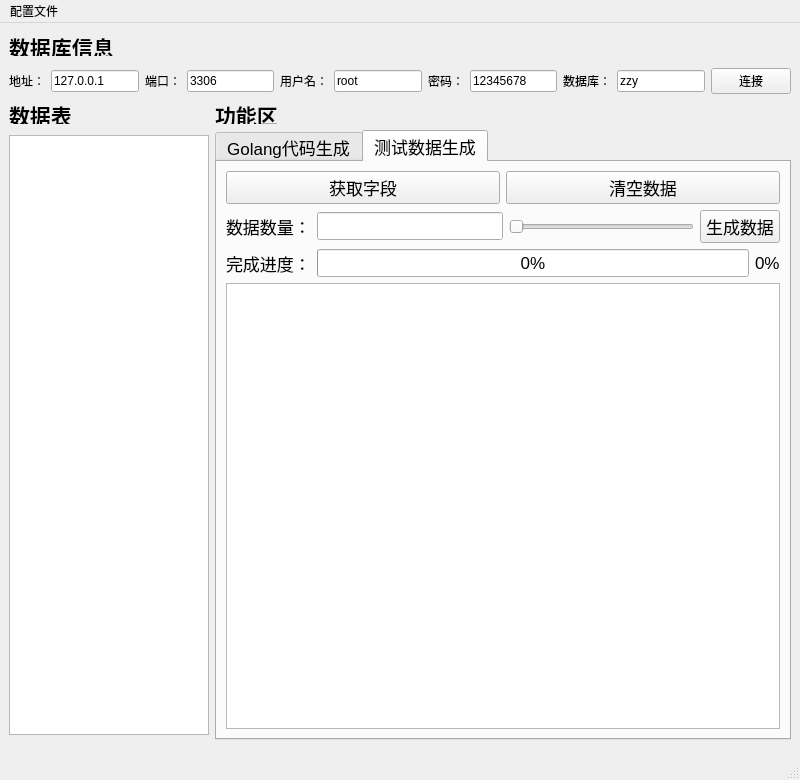
<?xml version="1.0" encoding="UTF-8"?>
<ui version="4.0">
 <class>MainWindow</class>
 <widget class="QMainWindow" name="MainWindow">
  <property name="sizePolicy">
   <sizepolicy hsizetype="Fixed" vsizetype="Fixed">
    <horstretch>0</horstretch>
    <verstretch>0</verstretch>
   </sizepolicy>
  </property>
  <property name="minimumSize">
   <size>
    <width>800</width>
    <height>780</height>
   </size>
  </property>
  <property name="maximumSize">
   <size>
    <width>800</width>
    <height>780</height>
   </size>
  </property>
  <property name="windowTitle">
   <string>MySQL数据调试工具</string>
  </property>
  <widget class="QWidget" name="centralwidget">
   <layout class="QGridLayout" name="gridLayout_2">
    <item row="0" column="0">
     <widget class="QLabel" name="label">
      <property name="maximumSize">
       <size>
        <width>16777215</width>
        <height>18</height>
       </size>
      </property>
      <property name="font">
       <font>
        <pointsize>16</pointsize>
        <bold>true</bold>
       </font>
      </property>
      <property name="text">
       <string>数据库信息</string>
      </property>
     </widget>
    </item>
    <item row="1" column="0">
     <layout class="QHBoxLayout" name="horizontalLayout_2">
      <item>
       <widget class="QLabel" name="label_2">
        <property name="text">
         <string>地址：</string>
        </property>
       </widget>
      </item>
      <item>
       <widget class="QLineEdit" name="lineEdit_host">
        <property name="text">
         <string>127.0.0.1</string>
        </property>
       </widget>
      </item>
      <item>
       <widget class="QLabel" name="label_6">
        <property name="text">
         <string>端口：</string>
        </property>
       </widget>
      </item>
      <item>
       <widget class="QLineEdit" name="lineEdit_port">
        <property name="text">
         <string>3306</string>
        </property>
       </widget>
      </item>
      <item>
       <widget class="QLabel" name="label_3">
        <property name="text">
         <string>用户名：</string>
        </property>
       </widget>
      </item>
      <item>
       <widget class="QLineEdit" name="lineEdit_username">
        <property name="text">
         <string>root</string>
        </property>
       </widget>
      </item>
      <item>
       <widget class="QLabel" name="label_4">
        <property name="text">
         <string>密码：</string>
        </property>
       </widget>
      </item>
      <item>
       <widget class="QLineEdit" name="lineEdit_password">
        <property name="text">
         <string>12345678</string>
        </property>
       </widget>
      </item>
      <item>
       <widget class="QLabel" name="label_5">
        <property name="text">
         <string>数据库：</string>
        </property>
       </widget>
      </item>
      <item>
       <widget class="QLineEdit" name="lineEdit_database">
        <property name="text">
         <string>zzy</string>
        </property>
       </widget>
      </item>
      <item>
       <widget class="QPushButton" name="pushButton">
        <property name="text">
         <string>连接</string>
        </property>
       </widget>
      </item>
     </layout>
    </item>
    <item row="2" column="0">
     <layout class="QGridLayout" name="gridLayout">
      <item row="1" column="0">
       <widget class="QListWidget" name="listWidget">
        <property name="enabled">
         <bool>true</bool>
        </property>
        <property name="minimumSize">
         <size>
          <width>200</width>
          <height>600</height>
         </size>
        </property>
        <property name="maximumSize">
         <size>
          <width>100</width>
          <height>600</height>
         </size>
        </property>
       </widget>
      </item>
      <item row="0" column="1">
       <widget class="QLabel" name="label_9">
        <property name="maximumSize">
         <size>
          <width>16777215</width>
          <height>18</height>
         </size>
        </property>
        <property name="font">
         <font>
          <pointsize>16</pointsize>
          <bold>true</bold>
         </font>
        </property>
        <property name="text">
         <string>功能区</string>
        </property>
       </widget>
      </item>
      <item row="0" column="0">
       <widget class="QLabel" name="label_8">
        <property name="maximumSize">
         <size>
          <width>16777215</width>
          <height>18</height>
         </size>
        </property>
        <property name="font">
         <font>
          <pointsize>16</pointsize>
          <bold>true</bold>
         </font>
        </property>
        <property name="text">
         <string>数据表</string>
        </property>
       </widget>
      </item>
      <item row="1" column="1">
       <widget class="QTabWidget" name="tabWidget">
        <property name="enabled">
         <bool>true</bool>
        </property>
        <property name="sizePolicy">
         <sizepolicy hsizetype="Expanding" vsizetype="Expanding">
          <horstretch>18</horstretch>
          <verstretch>0</verstretch>
         </sizepolicy>
        </property>
        <property name="minimumSize">
         <size>
          <width>200</width>
          <height>600</height>
         </size>
        </property>
        <property name="maximumSize">
         <size>
          <width>16777215</width>
          <height>610</height>
         </size>
        </property>
        <property name="font">
         <font>
          <pointsize>13</pointsize>
         </font>
        </property>
        <property name="styleSheet">
         <string notr="true"/>
        </property>
        <property name="currentIndex">
         <number>1</number>
        </property>
        <widget class="QWidget" name="tab">
         <attribute name="title">
          <string>Golang代码生成</string>
         </attribute>
         <layout class="QGridLayout" name="gridLayout_3">
          <item row="1" column="0">
           <widget class="QTabWidget" name="tabWidget_2">
            <property name="minimumSize">
             <size>
              <width>503</width>
              <height>0</height>
             </size>
            </property>
            <property name="maximumSize">
             <size>
              <width>16777215</width>
              <height>16777215</height>
             </size>
            </property>
            <property name="currentIndex">
             <number>0</number>
            </property>
            <widget class="QWidget" name="tab_3">
             <attribute name="title">
              <string>数据库结构体</string>
             </attribute>
             <layout class="QVBoxLayout" name="verticalLayout_2">
              <item>
               <widget class="QTextEdit" name="textEdit_struct">
                <property name="sizePolicy">
                 <sizepolicy hsizetype="Expanding" vsizetype="Expanding">
                  <horstretch>0</horstretch>
                  <verstretch>0</verstretch>
                 </sizepolicy>
                </property>
                <property name="minimumSize">
                 <size>
                  <width>0</width>
                  <height>0</height>
                 </size>
                </property>
                <property name="maximumSize">
                 <size>
                  <width>16777215</width>
                  <height>16777215</height>
                 </size>
                </property>
               </widget>
              </item>
              <item>
               <widget class="QPushButton" name="pushButton_copy_struct">
                <property name="text">
                 <string>复制</string>
                </property>
               </widget>
              </item>
             </layout>
            </widget>
            <widget class="QWidget" name="tab_4">
             <attribute name="title">
              <string>数据库函数</string>
             </attribute>
             <layout class="QVBoxLayout" name="verticalLayout">
              <item>
               <widget class="QTextEdit" name="textEdit_func">
                <property name="minimumSize">
                 <size>
                  <width>0</width>
                  <height>0</height>
                 </size>
                </property>
               </widget>
              </item>
              <item>
               <widget class="QPushButton" name="pushButton_copy_func">
                <property name="text">
                 <string>复制</string>
                </property>
               </widget>
              </item>
             </layout>
            </widget>
           </widget>
          </item>
          <item row="0" column="0">
           <layout class="QHBoxLayout" name="horizontalLayout_3">
            <item>
             <widget class="QLabel" name="label_7">
              <property name="text">
               <string>数据库结构体</string>
              </property>
             </widget>
            </item>
            <item>
             <widget class="QPushButton" name="pushButton_struct">
              <property name="text">
               <string>生成</string>
              </property>
             </widget>
            </item>
            <item>
             <spacer name="horizontalSpacer">
              <property name="orientation">
               <enum>Qt::Horizontal</enum>
              </property>
              <property name="sizeHint" stdset="0">
               <size>
                <width>40</width>
                <height>20</height>
               </size>
              </property>
             </spacer>
            </item>
            <item>
             <widget class="QLabel" name="label_10">
              <property name="text">
               <string>数据库函数</string>
              </property>
             </widget>
            </item>
            <item>
             <widget class="QPushButton" name="pushButton_func">
              <property name="text">
               <string>生成</string>
              </property>
             </widget>
            </item>
           </layout>
          </item>
         </layout>
        </widget>
        <widget class="QWidget" name="tab_2">
         <attribute name="title">
          <string>测试数据生成</string>
         </attribute>
         <layout class="QGridLayout" name="gridLayout_4">
          <item row="0" column="0">
           <layout class="QVBoxLayout" name="verticalLayout_3">
            <item>
             <layout class="QHBoxLayout" name="horizontalLayout_4">
              <item>
               <widget class="QPushButton" name="pushButton_get_col">
                <property name="minimumSize">
                 <size>
                  <width>0</width>
                  <height>4</height>
                 </size>
                </property>
                <property name="text">
                 <string>获取字段</string>
                </property>
               </widget>
              </item>
              <item>
               <widget class="QPushButton" name="pushButton_del_data">
                <property name="text">
                 <string>清空数据</string>
                </property>
               </widget>
              </item>
             </layout>
            </item>
            <item>
             <layout class="QHBoxLayout" name="horizontalLayout_5">
              <item>
               <widget class="QLabel" name="label_11">
                <property name="text">
                 <string>数据数量：</string>
                </property>
               </widget>
              </item>
              <item>
               <widget class="QLineEdit" name="lineEdit_data_count"/>
              </item>
              <item>
               <widget class="QSlider" name="horizontalSlider">
                <property name="orientation">
                 <enum>Qt::Horizontal</enum>
                </property>
               </widget>
              </item>
              <item>
               <widget class="QPushButton" name="pushButton_generate_data">
                <property name="text">
                 <string>生成数据</string>
                </property>
               </widget>
              </item>
             </layout>
            </item>
            <item>
             <layout class="QHBoxLayout" name="horizontalLayout_6">
              <item>
               <widget class="QLabel" name="label_12">
                <property name="text">
                 <string>完成进度：</string>
                </property>
               </widget>
              </item>
              <item>
               <widget class="QProgressBar" name="progressBar">
                <property name="value">
                 <number>0</number>
                </property>
               </widget>
              </item>
              <item>
               <widget class="QLabel" name="label_progress">
                <property name="text">
                 <string>0%</string>
                </property>
               </widget>
              </item>
             </layout>
            </item>
           </layout>
          </item>
          <item row="1" column="0">
           <widget class="QTableWidget" name="tableWidget"/>
          </item>
         </layout>
        </widget>
       </widget>
      </item>
     </layout>
    </item>
   </layout>
  </widget>
  <widget class="QMenuBar" name="menubar">
   <property name="geometry">
    <rect>
     <x>0</x>
     <y>0</y>
     <width>800</width>
     <height>24</height>
    </rect>
   </property>
   <widget class="QMenu" name="menu">
    <property name="title">
     <string>配置文件</string>
    </property>
    <addaction name="actionmu"/>
   </widget>
   <addaction name="menu"/>
  </widget>
  <widget class="QStatusBar" name="statusbar"/>
  <action name="actiontemplate">
   <property name="text">
    <string>template</string>
   </property>
  </action>
  <action name="actiontemplate_ex">
   <property name="text">
    <string>template_ex</string>
   </property>
  </action>
  <action name="actionmu">
   <property name="text">
    <string>模板文件</string>
   </property>
  </action>
 </widget>
 <tabstops>
  <tabstop>tabWidget_2</tabstop>
  <tabstop>pushButton_func</tabstop>
  <tabstop>tabWidget</tabstop>
  <tabstop>pushButton_struct</tabstop>
  <tabstop>lineEdit_host</tabstop>
  <tabstop>lineEdit_port</tabstop>
  <tabstop>lineEdit_username</tabstop>
  <tabstop>lineEdit_password</tabstop>
  <tabstop>lineEdit_database</tabstop>
  <tabstop>pushButton</tabstop>
  <tabstop>listWidget</tabstop>
  <tabstop>textEdit_func</tabstop>
  <tabstop>pushButton_copy_struct</tabstop>
 </tabstops>
 <resources/>
 <connections/>
</ui>
